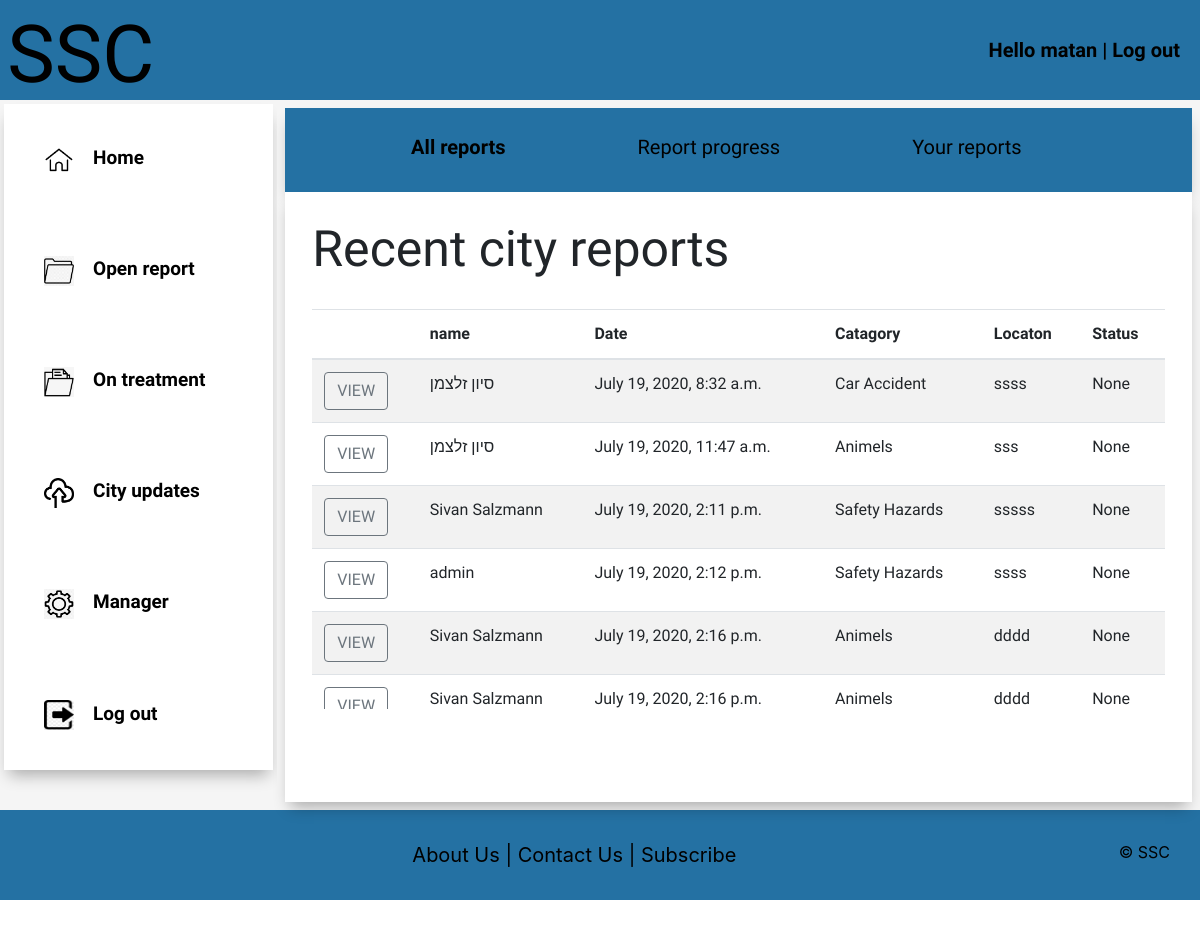
The page /private/ (signed in) on the database its author committed.
### accounts/models.py (models this page shows, shortened)
class Report(models.Model):
    STATUS =(
                ('Waiting','Waiting'),
                ('onTretamant', 'onTretamant'),
                ('Done','Done'),
            )
    CATEGORY = (
                     ('Animels','Animels'),
                     ('Safety Hazards','Safety Hazards'),
                     ('Car Accident','Car Accident'),
                     ('Signpost Damage','Signpost Damage'),
                     ('Weather Damage','Weather Damage'),
                     ('Other','Other'),
                )
    URGENCY =   (    ('Immediate', 'Immediate'),
                     ('Medium','Medium'),
                     ('Not urgent','Not urgent'),
                )
    publication_date = models.DateTimeField(auto_now_add=True, null=True)
    name = models.CharField(max_length=200, null=True)
    urgency = models.CharField(max_length=200,null=True, choices=URGENCY)
    customer = models.ForeignKey(Customer, null=True, on_delete=models.SET_NULL)
    category = models.CharField(max_length=200,null=True, choices=CATEGORY)
    location = models.CharField(max_length=200,null=True)
    details = models.TextField(max_length=200, null=True, blank=True)
    status = models.CharField(max_length=200,null=True, choices=STATUS)

### accounts/views.py (the view)
# urls.py: path('private/',views.privatePage, name="private"),
@login_required(login_url='login')
def privatePage(request):
    reports = Report.objects.all()
    count_reports = reports.count()
    context = {'reports':reports,'count_reports':count_reports}
    return render(request,'accounts/private.html', context)

### accounts/templates/accounts/private.html (shortened to what this page needs)
{% load static %}
{% load crispy_forms_tags %}
<!DOCTYPE html>
<html>
<head>
    <link rel="stylesheet" href=" {% static 'accounts/includes/style.css' %}"/>
    <link rel="stylesheet" href="https://stackpath.bootstrapcdn.com/bootstrap/4.5.0/css/bootstrap.min.css">
    <link rel="stylesheet" href="https://cdnjs.cloudflare.com/ajax/libs/font-awesome/4.7.0/css/font-awesome.min.css">
    <link rel="stylesheet" href="https://maxcdn.bootstrapcdn.com/bootstrap/4.0.0/css/bootstrap.min.css">
</head>
<body>
<header class="headerPage">
    <a href="{% url 'home' %}"><h1 class="main">SSC</h1></a>
    <div class="logInPage">Hello {{request.user}}  |  <a href="{% url 'logout' %}">Log out</a></div>
</header>
<div id="wrapper">
    <main>
        <div class="d-flex flex-row">
            <div class="p-1">
                <div id=menu>
                    <ul>
                        <li><img src="{% static 'accounts/images/home.png'%}" alt=""><a href="{% url 'home' %}">Home</a></li>
                        <li><img src="{% static 'accounts/images/open.png'%}" alt=""><a href="{% url 'form' %}">Open report</a></li>
                        <li><img src="{% static 'accounts/images/on.png'%}" alt=""><a href="#">On treatment</a></li>
                        <li><img src="{% static 'accounts/images/Update.png'%}" alt=""><a href="#">City updates</a></li>
                        <li><img src="{% static 'accounts/images/settings.png'%}" alt=""><a href="{% url 'manage_users'%}">Manager</a></li>
                        <li><img src="{% static 'accounts/images/logout.jpg'%}" alt=""><a href="{% url 'logout' %}">Log out</a></li>
                    </ul>
                </div>
            </div>
            <div class="p-2">
                <nav class="topnav">
                    <ul>
                        <li><a href="#"><b>All reports</b></a></li>
                        <li><a href="#">Report progress</a></li>
                        <li><a href="#">Your reports</a></li>
                    </ul>
                </nav>
                <section id="forms">
                    <h1>Recent city reports</h1>
                <div class="table-wrapper-scroll-y my-custom-scrollbar">
                    <table class="table table-striped mb-0">
                        <thead>
                        <tr>
                            <th></th>
                            <th scope="col">name</th>
                            <th scope="col" class="Date">Date</th>
                            <th scope="col">Catagory</th>
                            <th scope="col">Locaton</th>
                            <th scope="col">Status</th>
                        </tr>
                        </thead>
                        <tbody>
                        {% for report in reports %}
                        <tr>
                            <td><a href="{% url 'progress' report.id %}">
                                <button type="button" class="btn btn-outline-secondary">VIEW</button>
                            </a></td>
                            <td>{{report.name}}</td>
                            <td class="Date">{{report.publication_date}}</td>
                            <td>{{report.category}}</td>
                            <td>{{report.location}}</td>
                            <td>{{report.status}}</td>
                        {% endfor %}
                        </tr>
                        </tbody>
                    </table>
                </div>
                </section>
            </div>
        </div>
    </main>
    <footer>
        <a href="#">About Us | </a>
        <a href="#">Contact Us | </a>
        <a href="#">Subscribe </a>
        <p>&copy; SSC<p>
    </footer>
</div>
</body>
</html>

### accounts/static/accounts/includes/style.css (style rules this page uses)
* { margin: 0; padding: 0; box-sizing: border-box; }
header, main, footer, nav, aside, section, div { display: block; }
a { text-decoration: none; color: black; }
td a { text-decoration: none; color: black; font-weight: bold; }
body { width: 100%; height: auto; font-family: 'Actor', sans-serif; }
main { background-color: #EAF2F8; }
footer { background-color: #2471A3; padding: 30px; text-align: center; }
footer a { text-decoration: none; color: black; font-size: 20px; }
footer p { float: right; color: black; }
.p-1 #menu ul { display: inherit; }
.p-1 #menu ul li { padding: 14.92%; }
.p-1 #menu ul li img { width: 30px; height: 30px; }
.p-1 #menu ul li a { font-size: 19px; text-decoration: none; color: black; font-weight: bold; }
.p-2 .topnav ul li a { font-size: 20px; margin-left: 60px; margin-top: 10px; }
.p-2 .topnav ul { display: inline-flex; }
.p-1 { width: 300px; background-color: whitesmoke; }
.p-2 { width: 1000px; background-color: whitesmoke; }
.p-1 a { padding: 10%; }
.p-2 .topnav { background-color: #2471A3; box-shadow: 0px 10px 15px -5px rgba(0, 0, 0, 0.3); }
#menu { background-color:white; font-family: 'Actor', sans-serif; box-shadow: 0px 10px 15px -5px rgba(0, 0, 0, 0.3); }
#menu li { list-style-type:none; }
#forms { height: 610px; background-color: white; display: flex; flex-direction: column; padding: 3%; box-shadow: 0px 10px 15px -5px rgba(0, 0, 0, 0.3); }
#forms h1 { font-family: 'Actor', sans-serif; font-size: 50px; margin-bottom: 30px; }
table { font-family: 'Actor', sans-serif; }
.headerPage a h1 { font-size: 60px; padding: 5%; font-family: 'Kite One', sans-serif; color: black; }
.headerPage { width: 100%; height: 100px; display: flex; background-color: #2471A3; }
.topnav { overflow: hidden; font-family: 'Actor', sans-serif; }
.topnav ul { display: inline-flex; list-style-type: none; margin-left: 30px; }
nav a { float: left; color: black; padding: 14px 36px; font-size: 20px; }
.headerPage .logInPage { font-weight:bold; font-size:20px; position:absolute; right: 20px; top: 35px; font-family: 'Actor', sans-serif; color:black; }
.my-custom-scrollbar { position: relative; height: 400px; overflow: auto; }
.table-wrapper-scroll-y { display: block; }
.logInPage a, .haveAccount a { color:black; }
.headerPage a .main { font-size:80px; }

### rows shown on the page
Report: name "סיון זלצמן", publication_date "July 19, 2020, 8:32 a.m.", category "Car Accident", location "ssss", status "None"
Report: name "סיון זלצמן", publication_date "July 19, 2020, 11:47 a.m.", category "Animels", location "sss", status "None"
Report: name "Sivan Salzmann", publication_date "July 19, 2020, 2:11 p.m.", category "Safety Hazards", location "sssss", status "None"
Report: name "admin", publication_date "July 19, 2020, 2:12 p.m.", category "Safety Hazards", location "ssss", status "None"
Report: name "Sivan Salzmann", publication_date "July 19, 2020, 2:16 p.m.", category "Animels", location "dddd", status "None"
Report: name "Sivan Salzmann", publication_date "July 19, 2020, 2:16 p.m.", category "Animels", location "dddd", status "None"

### other values the page prints
{{ request.user }} "matan"
